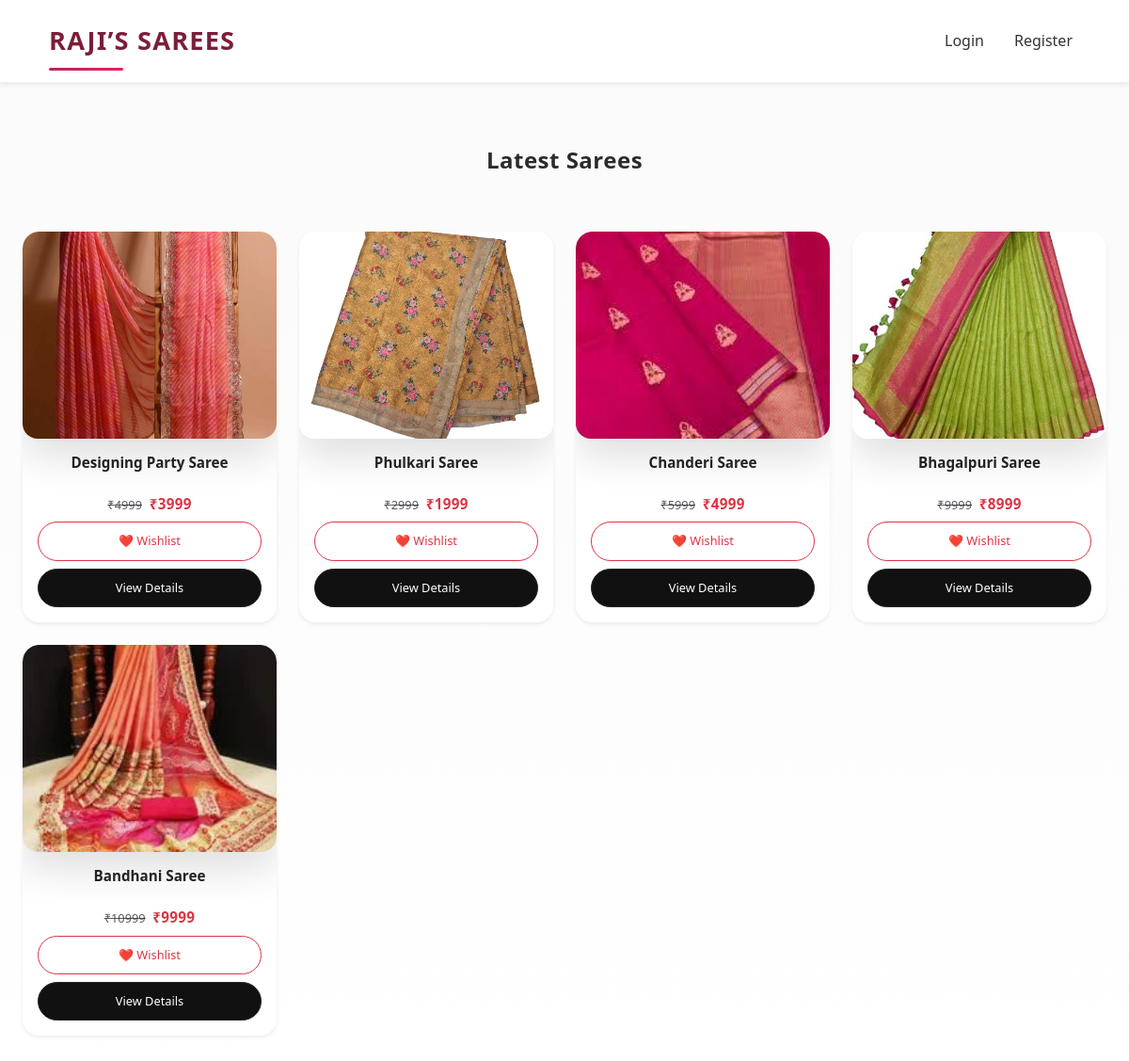
Before: / with the older database file.
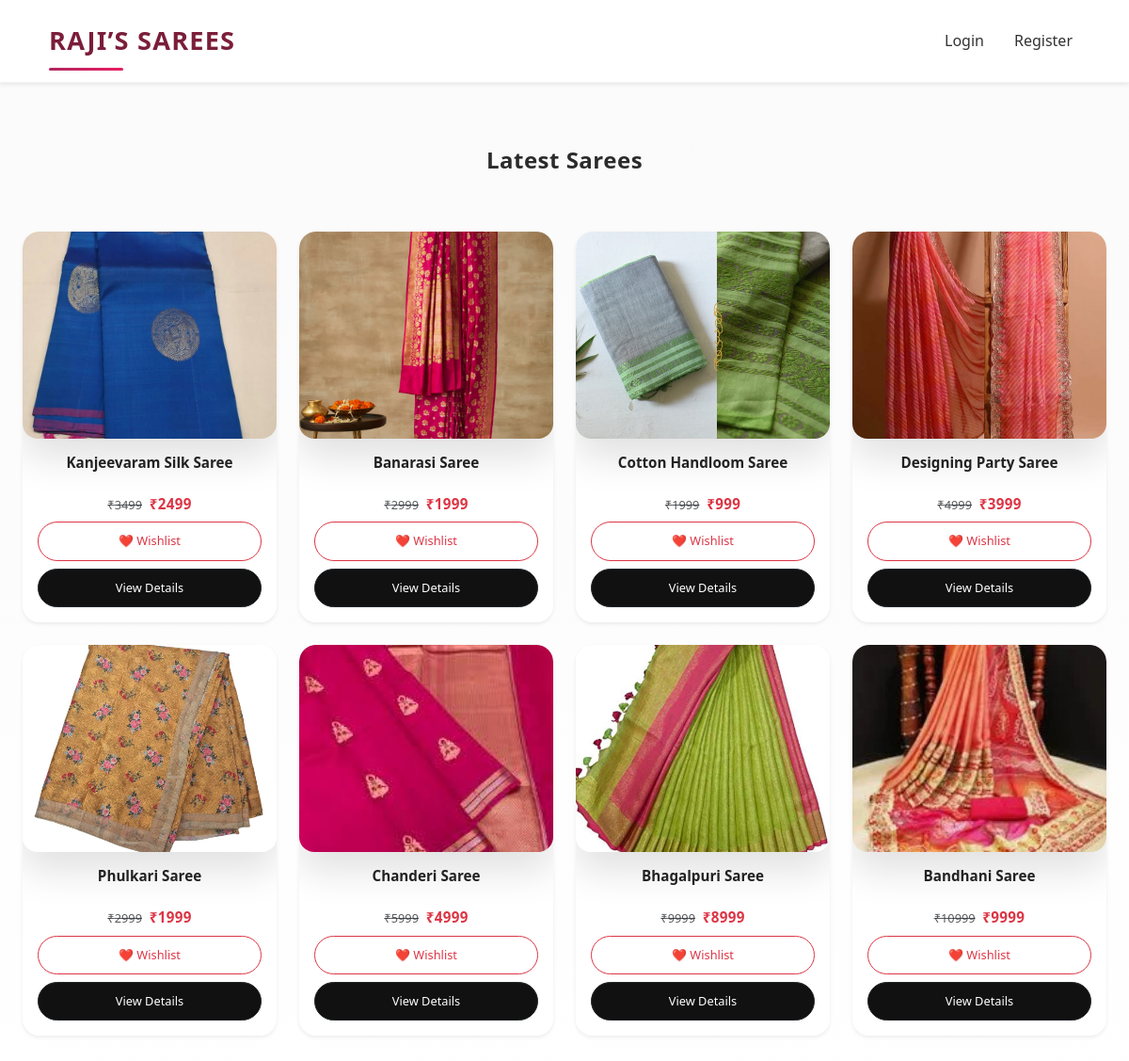
After: the same page with the newer database file.
### app.py (models this page shows)
class Product(db.Model):
    id = db.Column(db.Integer, primary_key=True)
    name = db.Column(db.String(150), nullable=False)
    mrp = db.Column(db.Integer, nullable=False)
    price = db.Column(db.Integer, nullable=False)
    stock = db.Column(db.Integer, nullable=False)
    image = db.Column(db.String(300), nullable=False)
    description = db.Column(db.Text, nullable=False)

### app.py (the view)
@app.route("/")
def home():
    products = Product.query.all()
    return render_template("home.html", sarees=products)

### app.py (called while the page is built)
@app.context_processor
def inject_cart_count():
    if current_user.is_authenticated:
        count = db.session.query(
            func.sum(CartItem.quantity)
        ).filter_by(user_id=current_user.id).scalar()
        return {"cart_count": count or 0}
    return {"cart_count": 0}

### templates/home.html
{% extends "base.html" %}
{% block content %}
<div class="container mt-4">
  <h4 class="mb-4 text-center">Latest Sarees</h4>
  <div class="row g-4">
    {% for product in sarees %}
    <div class="col-6 col-md-4 col-lg-3">
      <div class="product-card h-100 border rounded shadow-sm">
      <img
        src="{{ url_for('static',
              filename='uploads/' ~ product.name|lower|replace(' ', '') ~ '.jpg') }}"
        class="img-fluid product-img w-100"
        alt="{{ product.name }}"
        loading="lazy"
        onerror="this.onerror=null;this.src='/static/uploads/cottonhandloomsaree.jpg';"
      >
        <div class="p-3 text-center">
          <h6 class="mb-1">{{ product.name }}</h6>
          <p class="mb-2">
            <del class="text-muted">₹{{ product.mrp }}</del>
            <span class="text-danger fw-bold ms-1">₹{{ product.price }}</span>
          </p>
          <form method="POST" action="/wishlist/toggle/{{ product.id }}">
            <button type="submit" class="btn btn-outline-danger btn-sm w-100">
              ❤️ Wishlist
            </button>
          </form>
          <a
            href="{{ url_for('product_details', product_id=product.id) }}"
            class="btn btn-dark btn-sm w-100 mt-2">
            View Details
          </a>
        </div>
      </div>
    </div>
    {% endfor %}
  </div>
</div>
{% endblock %}

### templates/base.html (shortened to what this page needs)
<!DOCTYPE html>
<html lang="en">
<head>
    <link href="https://cdn.jsdelivr.net/npm/bootstrap@5.3.3/dist/css/bootstrap.min.css" rel="stylesheet">
    <link rel="stylesheet" href="{{ url_for('static', filename='css/style.css') }}">
</head>
<body>
<div class="toast-container position-fixed top-0 end-0 p-3">
</div>
<nav class="navbar navbar-expand-lg bg-white shadow-sm sticky-top">
  <div class="container">
    <a class="navbar-brand fw-bold brand-logo" href="/">RAJI’S SAREES</a>
    <div class="collapse navbar-collapse" id="mainNavbar">
      <ul class="navbar-nav ms-auto align-items-lg-center gap-lg-3">
        {% if current_user.is_authenticated %}
          {% if current_user.is_admin %}
            <li class="nav-item">
              <a href="/admin/dashboard" class="nav-link fw-bold text-danger">Admin</a>
            </li>
          {% endif %}
          <li class="nav-item">
            <a href="/wishlist" class="nav-link">❤️ Wishlist</a>
          </li>
          <li class="nav-item position-relative">
            <a href="/cart" class="nav-link">
              🛒 Cart
              {% if cart_count > 0 %}
                <span class="badge bg-danger position-absolute top-0 start-100 translate-middle">
                  {{ cart_count }}
                </span>
              {% endif %}
            </a>
          </li>
          <li class="nav-item">
            {% if current_user.is_admin %}
              <a href="/admin/orders" class="nav-link" >All Orders</a>
            {% else %}
              <a href="/orders" class="nav-link">My Orders</a>
            {% endif %}
          </li>
          <li class="nav-item">
            <a href="/logout" class="nav-link">Logout</a>
          </li>
        {% else %}
          <li class="nav-item">
            <a href="/login" class="nav-link">Login</a>
          </li>
          <li class="nav-item">
            <a href="/register" class="nav-link">Register</a>
          </li>
        {% endif %}
      </ul>
    </div>
  </div>
</nav>
<div class="container mt-4">
  {% block content %}{% endblock %}
</div>
</body>
</html>

Changed rows visible on the page:
added Product: shows a picture, name "Kanjeevaram Silk Saree", mrp "3499", price "2499"
added Product: shows a picture, name "Banarasi Saree", mrp "2999", price "1999"
added Product: shows a picture, name "Cotton Handloom Saree", mrp "1999", price "999"
